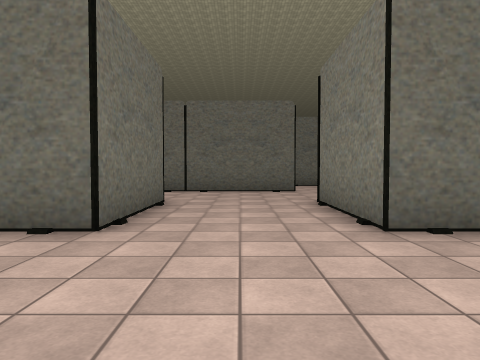
View 1 (above)

24 first-person views from a walk through a scene from a Unity 3-D project. The camera is 1.3 m above the floor, tilts 2° down and sees 70° across. The floor is counted in squares, 2 m on a side. Each view is taken from the middle of a square. On the plan, view 1 faces up. The plan holds only what a view shows up to about 10 squares ahead; the rest is blank. The place goes on beyond the plan. Some surface patterns are stand-ins.

View 2
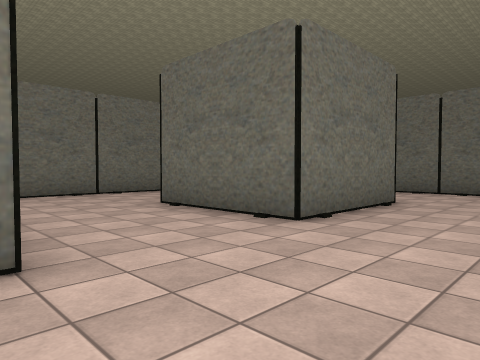

View 3
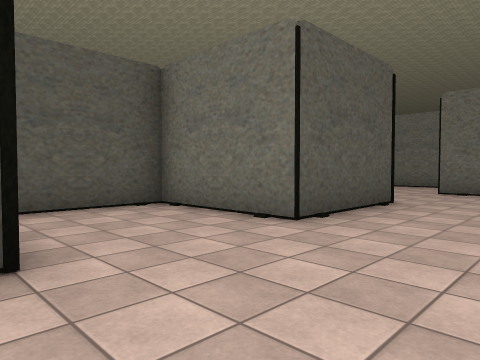

View 4
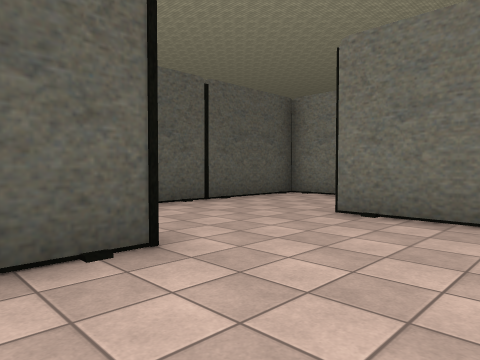

View 5
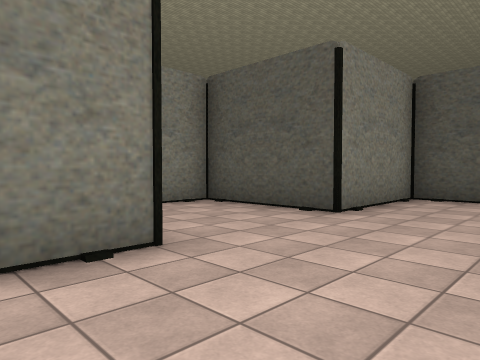

View 6
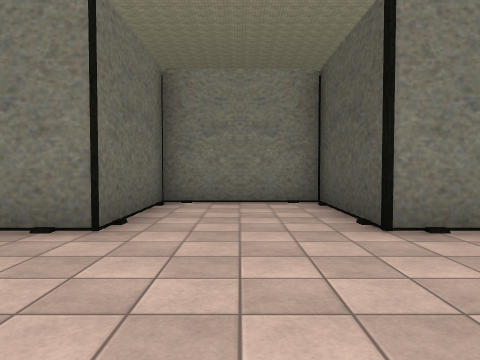

View 7
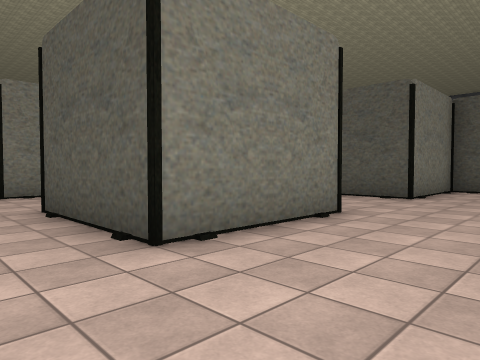

View 8
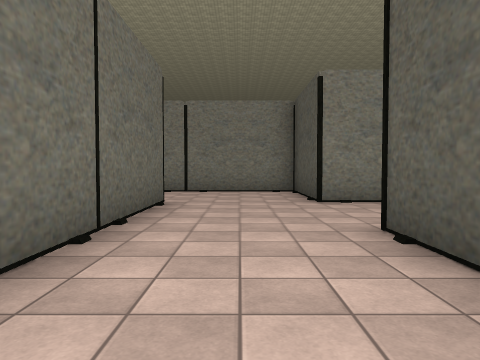

View 9
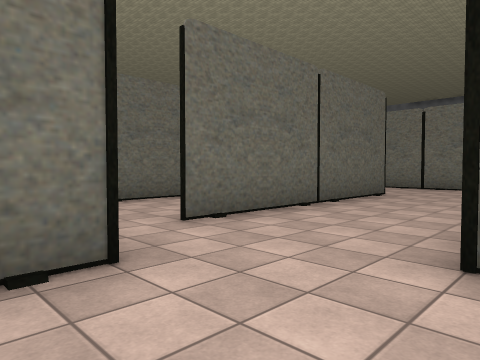

View 10
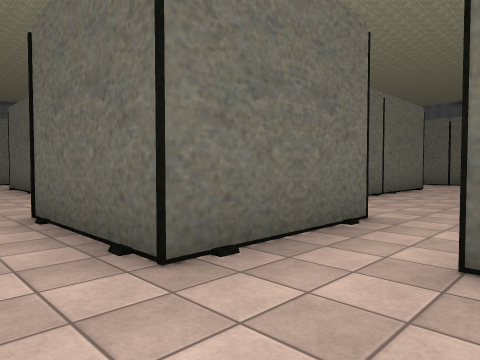

View 11
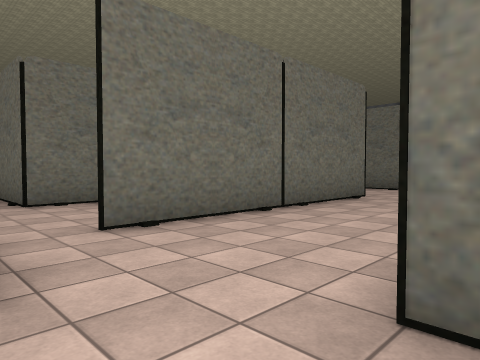

View 12
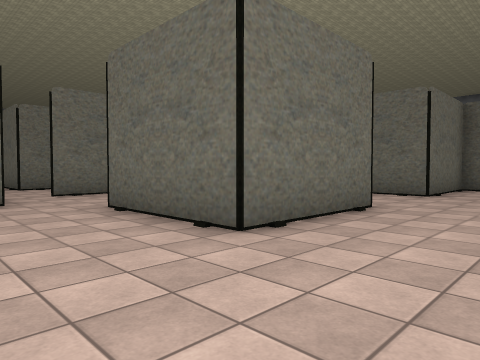

View 13
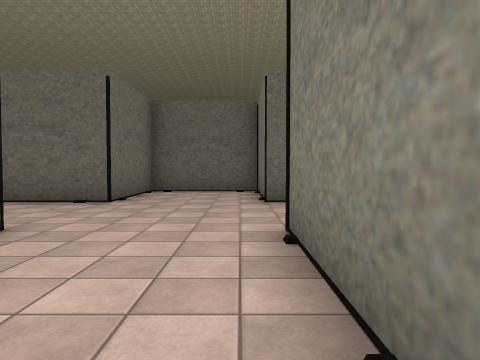

View 14
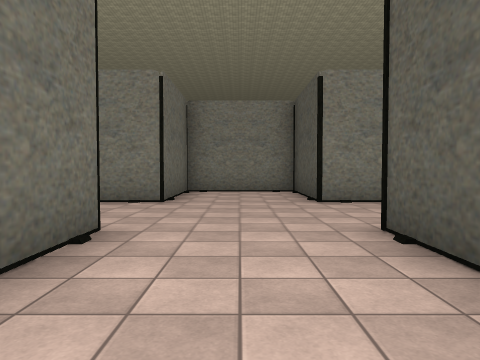

View 15
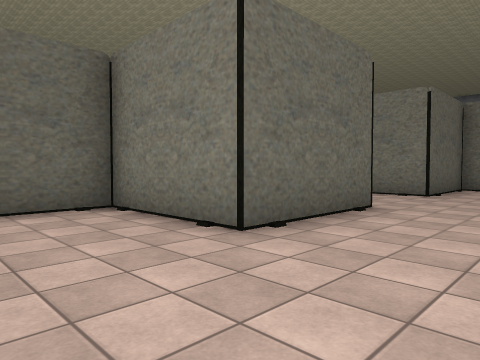

View 16
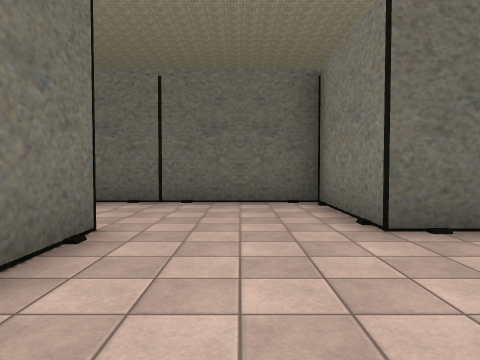

View 17
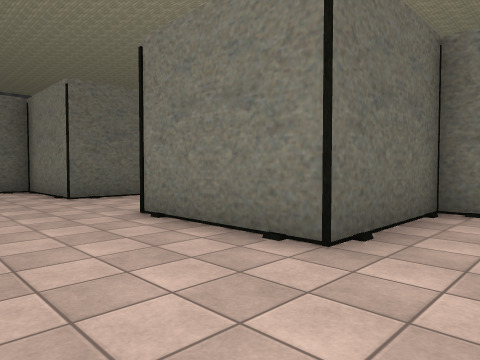

View 18
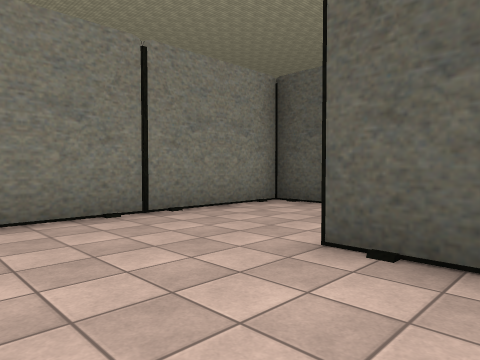

View 19
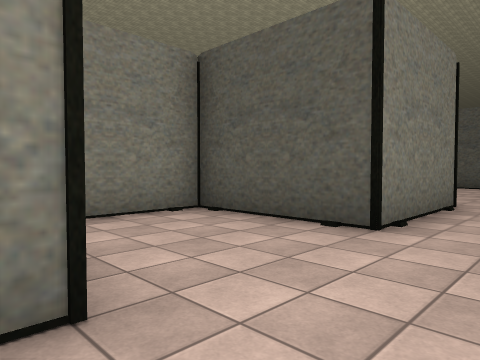

View 20
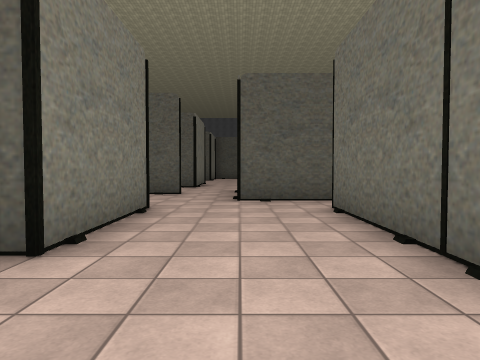

View 21
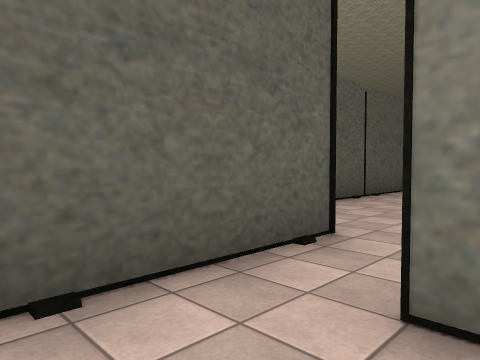

View 22
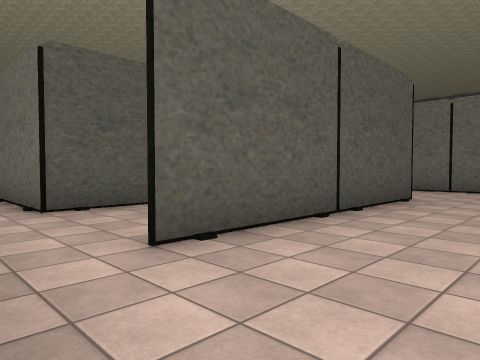

View 23
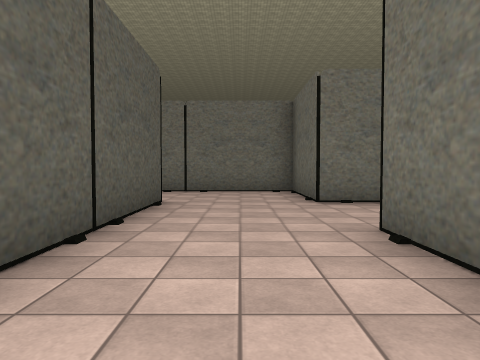

View 24
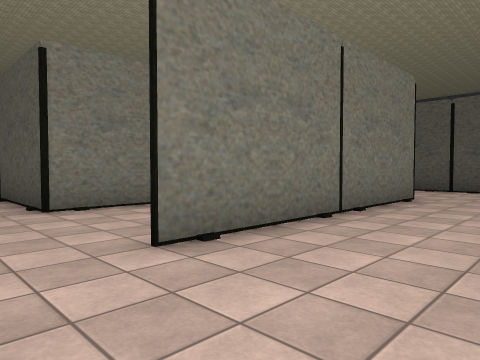

### Floor plan
Key: @ floor where view 1 was taken; # wall or solid block; . floor; O other object.
Columns run from 21 left of view 1 to 7 right of it. Each row starts with its distance up from view 1.
 22             OO####  ####
 21             .....O O...O
 20              ....O O...O
 19              ....OOO...OOO
 18              #............O O
 17              #............# O
 16              #............#OO
 15              #...OOO...OOO O
 14     O     O. #...#.O...#.O  O
 13   OOO...##O..#...##O...#OO OO
 12   ........................OO
 11  O..........OOOO..........
 10 OO..........O  O..........
  9 OO...######.O  O.######...O
  8  O       .................#
  7          .................#
  6          OO..#...OOO...OOO
  5           O..#...#.O...#
  4           O .#...#OO...#OO
  3             .#............O
  2             .#............
  1             .#............
  0             .....OOO.@.OOO
 -1           O......O O...O
 -2           O......O O...O
 -3           O###OOO  OOOO  O
 -4                       O  O

Positions as (right, up) in squares from view 1, and headings:
1: (0, 0), facing up
2: (1, 0), facing up-left
3: (2, 3), facing down-left
4: (-3, 3), facing down-left
5: (-1, 5), facing down-right
6: (-2, 2), facing right
7: (-7, 8), facing down-right
8: (-5, 8), facing right
9: (-7, 6), facing up-right
10: (-4, 7), facing up-left
11: (-4, 11), facing up-left
12: (1, 10), facing up-left
13: (1, 12), facing up
14: (-5, 17), facing right
15: (-7, 16), facing up-right
16: (-6, 15), facing up
17: (-1, 11), facing up-right
18: (0, 12), facing down-right
19: (0, 19), facing down-right
20: (-6, 18), facing down
21: (-6, 13), facing down-left
22: (-9, 12), facing down-left
23: (-10, 11), facing left
24: (-10, 8), facing down-right
